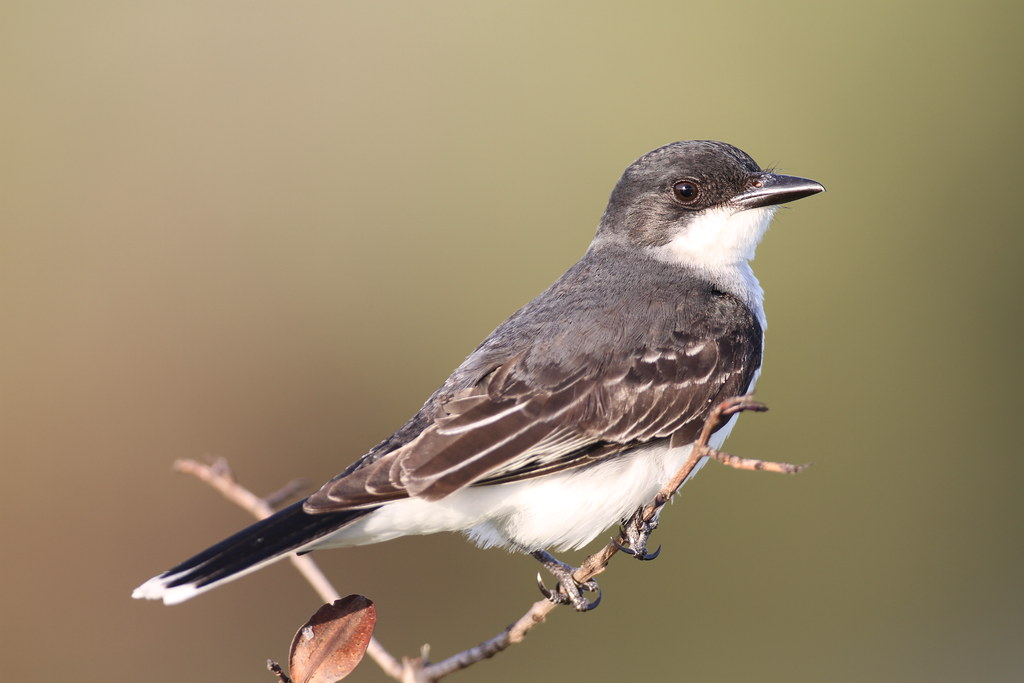
#> input picture 8th Semester Labs/Image Processing Labs/SelfExplorations/Morphological_Image_Processing/bird.jpg, 1024 x 683 px, found by its file name
$ jupyter execute laplacian_filter.ipynb
#> lines starting #> are read from the running program, lines starting #| are printed output that depends on the picture
[cell 1]
import cv2
import numpy as np
import matplotlib.pyplot as plt

[cell 2]
# Step 1: Load the image (grayscale for simplicity)
image = cv2.imread('bird.jpg', cv2.IMREAD_GRAYSCALE)
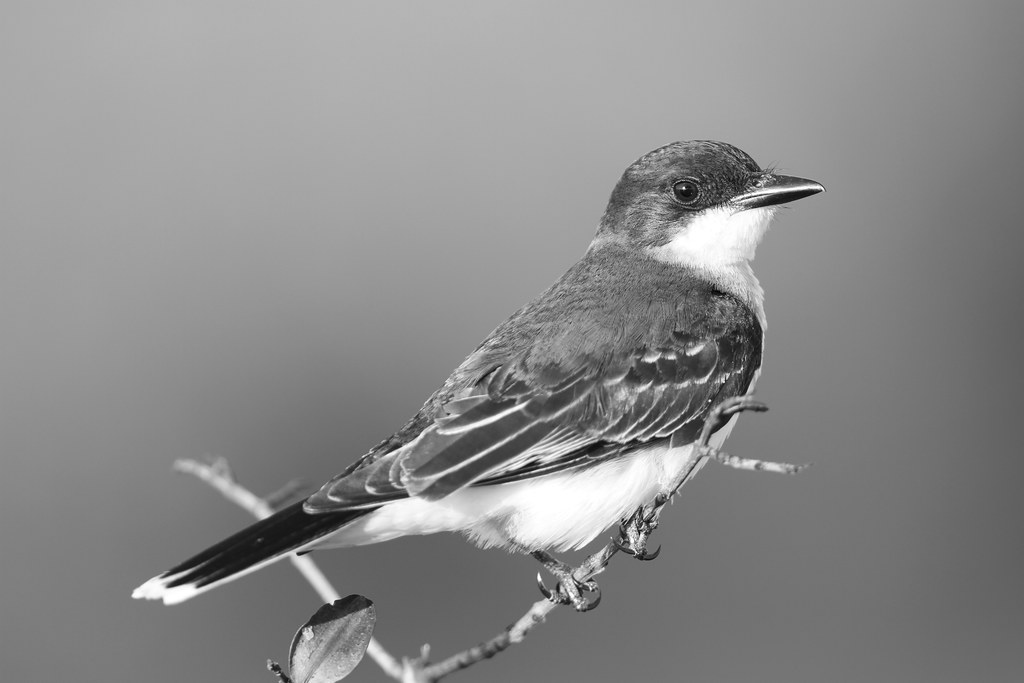
#> image: shape (683, 1024); min 0, max 255, mean 138.8

# Step 2: Define the Laplacian kernel (3x3 kernel)
laplacian_kernel = np.array([[0, -1,  0],
                             [-1,  4, -1],
                             [0, -1,  0]])

# Step 3: Apply the Laplacian filter (convolution)
filtered_image = cv2.filter2D(image, -1, laplacian_kernel)
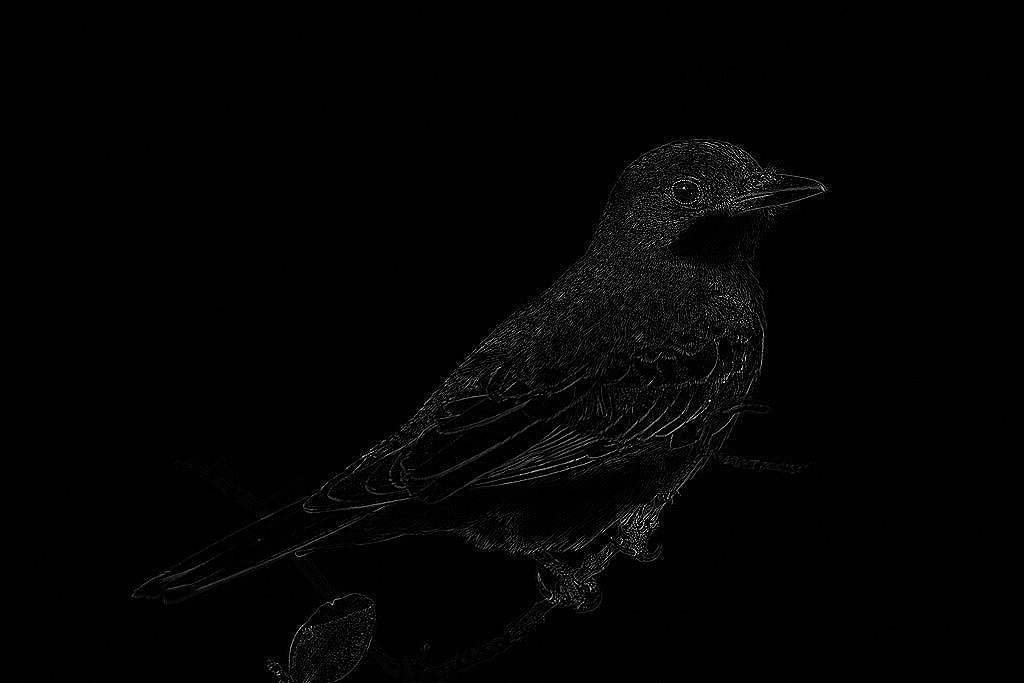
#> filtered_image: shape (683, 1024); min 0, max 255, mean 3

# Step 4: Sharpen the image by adding the Laplacian result back to the original
sharpened_image = cv2.addWeighted(image, 1.0, filtered_image, 0.5, 0)

# Step 5: Display the results
plt.figure(figsize=(12, 6))

plt.subplot(1, 3, 1)
plt.title('Original Image')
plt.imshow(image, cmap='gray')

plt.subplot(1, 3, 2)
plt.title('Laplacian Filtered')
plt.imshow(filtered_image, cmap='gray')

plt.subplot(1, 3, 3)
plt.title('Sharpened Image')
plt.imshow(sharpened_image, cmap='gray')

plt.show()
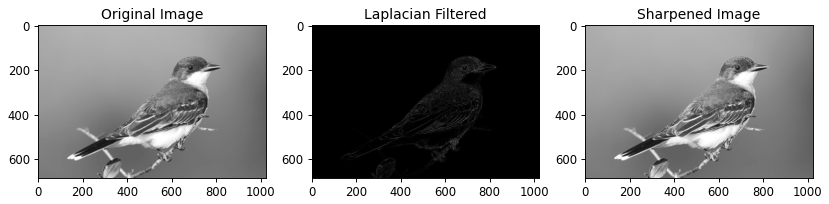
#> figure drawn by matplotlib, 3 panels

[cell 3]
# Step 1: Load the image (grayscale for simplicity)
image = cv2.imread('bird.jpg', cv2.IMREAD_GRAYSCALE)

# Step 2: Define the Laplacian kernel (3x3 kernel)
laplacian_kernel = np.array([[-1, -1,  -1],
                             [-1,  8, -1],
                             [-1, -1,  -1]])

# Step 3: Apply the Laplacian filter (convolution)
filtered_image = cv2.filter2D(image, -1, laplacian_kernel)
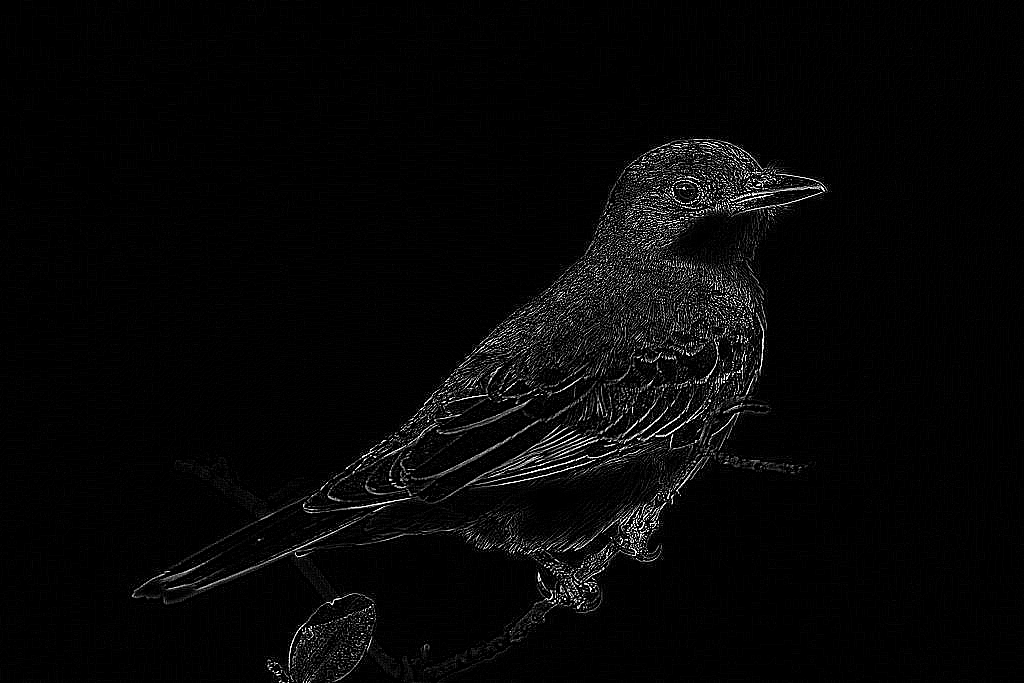
#> filtered_image: shape (683, 1024); min 0, max 255, mean 6.7

# Step 4: Sharpen the image by adding the Laplacian result back to the original
sharpened_image = cv2.addWeighted(image, 1.0, filtered_image, 0.5, 0)
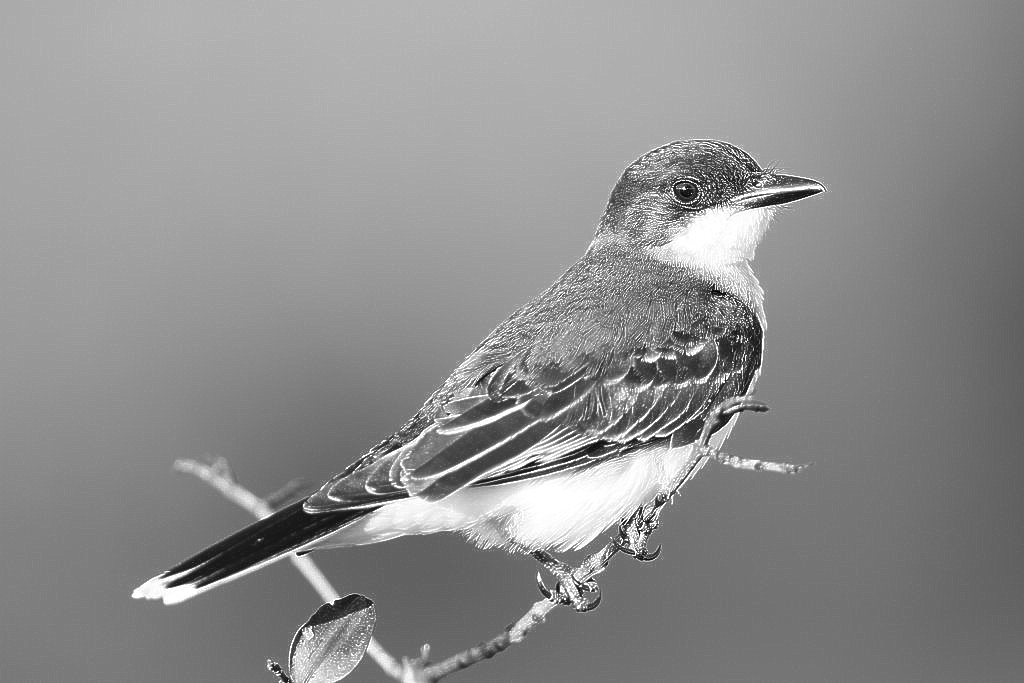
#> sharpened_image: shape (683, 1024); min 0, max 255, mean 141.7

# Step 5: Display the results
plt.figure(figsize=(15, 10))

plt.subplot(1, 3, 1)
plt.title('Original Image')
plt.imshow(image, cmap='gray')

plt.subplot(1, 3, 2)
plt.title('Laplacian Filtered')
plt.imshow(filtered_image, cmap='gray')

plt.subplot(1, 3, 3)
plt.title('Sharpened Image')
plt.imshow(sharpened_image, cmap='gray')

plt.show()

[cell 4]
# Step 1: Load the image (grayscale for simplicity)
image = cv2.imread('bird.jpg', cv2.IMREAD_GRAYSCALE)

# Step 2: Define the Laplacian kernel (3x3 kernel)
laplacian_kernel = np.array([[1, 1,  1],
                             [1,  -8, 1],
                             [1, 1,  1]])

# Step 3: Apply the Laplacian filter (convolution)
filtered_image = cv2.filter2D(image, -1, laplacian_kernel)
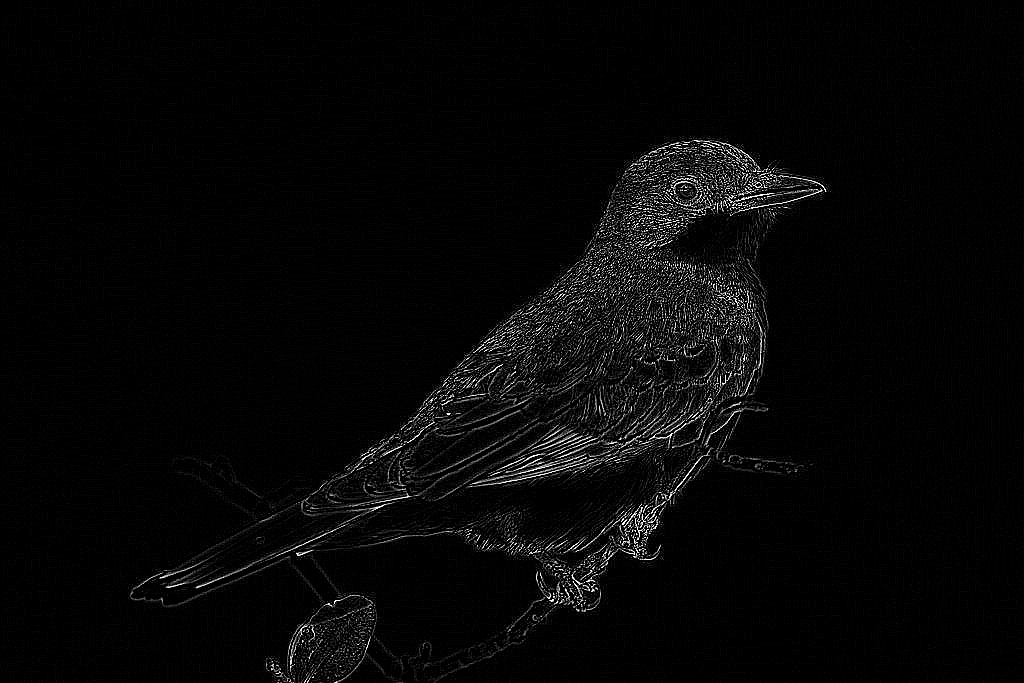
#> filtered_image: shape (683, 1024); min 0, max 255, mean 6.8

# Step 4: Sharpen the image by adding the Laplacian result back to the original
sharpened_image = cv2.addWeighted(image, 1.0, filtered_image, 0.5, 0)

# Step 5: Display the results
plt.figure(figsize=(15, 10))

plt.subplot(1, 3, 1)
plt.title('Original Image')
plt.imshow(image, cmap='gray')

plt.subplot(1, 3, 2)
plt.title('Laplacian Filtered')
plt.imshow(filtered_image, cmap='gray')

plt.subplot(1, 3, 3)
plt.title('Sharpened Image')
plt.imshow(sharpened_image, cmap='gray')

plt.show()

$ run again, with 8th Semester Labs/Image Processing Labs/SelfExplorations/Morphological_Image_Processing/doughnut.jpg copied over 8th Semester Labs/Image Processing Labs/SelfExplorations/Morphological_Image_Processing/bird.jpg
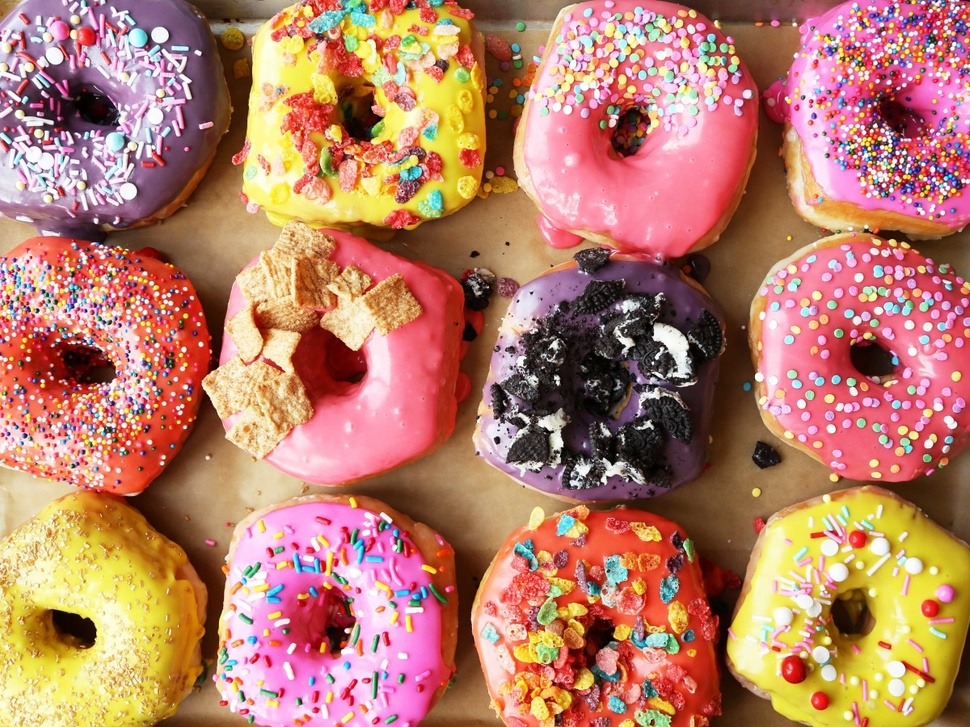
#> input picture 8th Semester Labs/Image Processing Labs/SelfExplorations/Morphological_Image_Processing/doughnut.jpg, 970 x 727 px, shrunk from 1200 x 900 before the run, found by its file name
#> `filtered_image = cv2.filter2D(image, -1, laplacian_kernel)`:
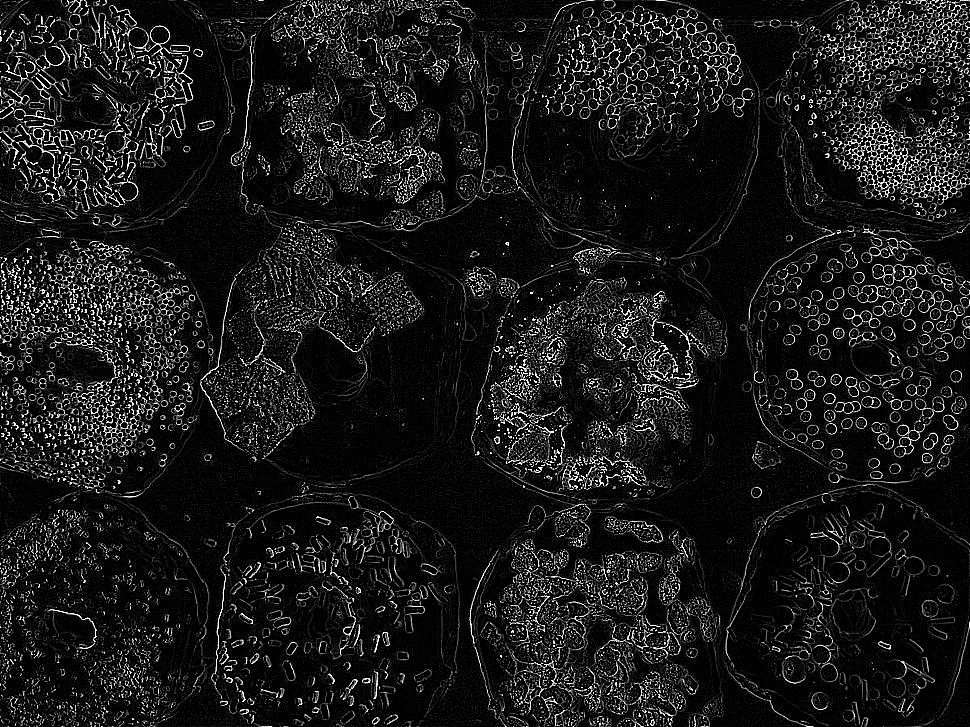
#> filtered_image: shape (727, 970); min 0, max 255, mean 25.5
#> `sharpened_image = cv2.addWeighted(image, 1.0, filtered_image, 0.5, 0)`:
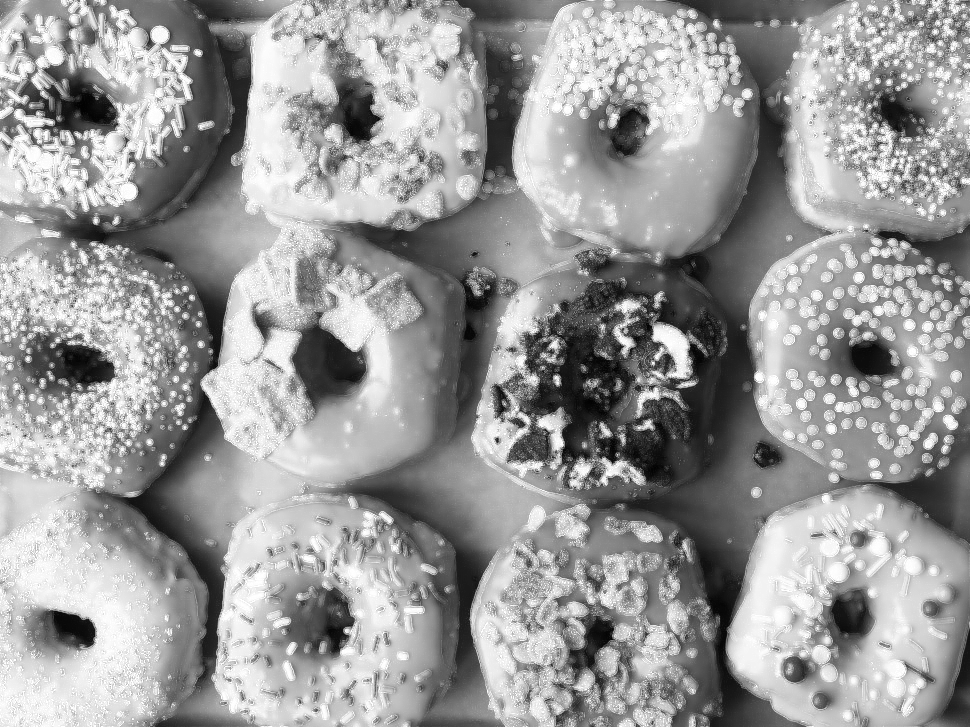
#> sharpened_image: shape (727, 970); min 2, max 255, mean 153.7
